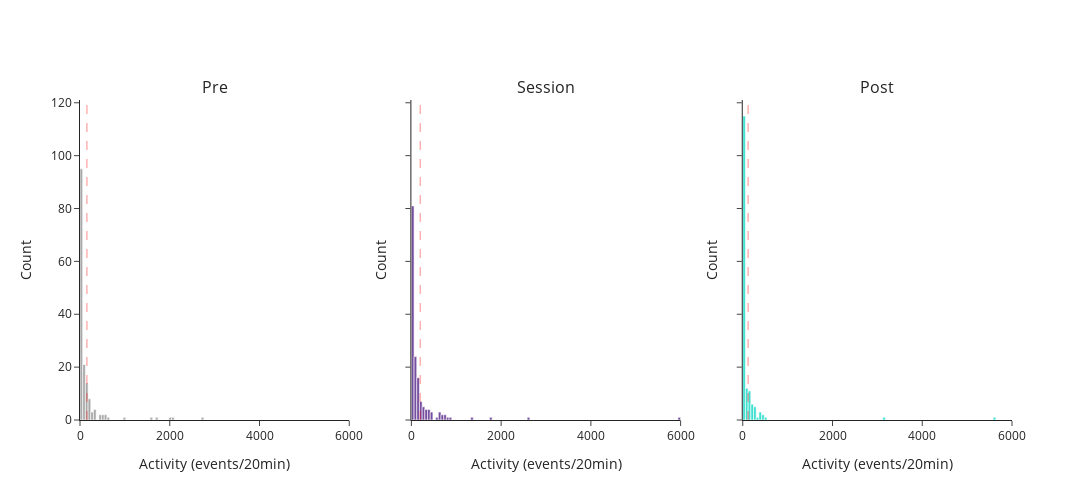

Source (notebook cell):
### Code cell
## Plot events per 20 min, all post activity
fig = pf.custom_graph_template(x_title='Activity (events/20min)', y_title='Count', titles=['Pre', 'Session', 'Post'], 
                               columns=3, shared_y=True, width=1200)
## Pre
fig.add_trace(go.Histogram(x=num_spikes_pre, xbins=dict(start = 0, end = np.max(num_spikes_pre), size = 60), 
                           autobinx=False, showlegend=False, marker_color=pf.colors('pre')), row=1, col=1)
fig.add_vline(x=np.mean(num_spikes_pre), line_dash='dash', line_color='red', line_width=1.5, row=1, col=1)
## Session
fig.add_trace(go.Histogram(x=num_spikes_session, xbins=dict(start = 0, end = np.max(num_spikes_session), size = 60), 
                           autobinx=False, showlegend=False, marker_color=pf.colors('session')), row=1, col=2)
fig.add_vline(x=np.mean(num_spikes_session), line_dash='dash', line_color='red', line_width=1.5, row=1, col=2)
## Post
fig.add_trace(go.Histogram(x=average_events_post, xbins=dict(start = 0, end = np.max(average_events_post), size = 60), 
                           autobinx=False, showlegend=False, marker_color=pf.colors('post')), row=1, col=3)
fig.add_vline(x=np.mean(average_events_post), line_dash='dash', line_color='red', line_width=1.5, row=1, col=3)
fig.update_xaxes(matches='x')
fig.show()
fig.write_image(os.path.join(fig_path, 'pre_session_post_all20.png'))

### Figure 1 — Plotly figure (JSON) as saved in the notebook; plotly's stock layout.template omitted (floating-point values rounded to 4 significant figures; data arrays with more than 128 entries replaced by an {"elided": "..."} marker saying what was removed)
{"data": [{"autobinx": false, "marker": {"color": "darkgrey"}, "showlegend": false, "type": "histogram", "x": {"elided": "158 int values"}, "xaxis": "x", "xbins": {"end": 2750, "size": 60, "start": 0}, "yaxis": "y"}, {"autobinx": false, "marker": {"color": "rgb(118,78,159)"}, "showlegend": false, "type": "histogram", "x": {"elided": "158 int values"}, "xaxis": "x2", "xbins": {"end": 5994, "size": 60, "start": 0}, "yaxis": "y2"}, {"autobinx": false, "marker": {"color": "turquoise"}, "showlegend": false, "type": "histogram", "x": {"elided": "158 float values"}, "xaxis": "x3", "xbins": {"end": 5625.0, "size": 60, "start": 0}, "yaxis": "y3"}], "layout": {"annotations": [{"font": {"size": 16}, "showarrow": false, "text": "Pre", "x": 0.1444, "xanchor": "center", "xref": "paper", "y": 1, "yanchor": "bottom", "yref": "paper"}, {"font": {"size": 16}, "showarrow": false, "text": "Session", "x": 0.5, "xanchor": "center", "xref": "paper", "y": 1, "yanchor": "bottom", "yref": "paper"}, {"font": {"size": 16}, "showarrow": false, "text": "Post", "x": 0.8556, "xanchor": "center", "xref": "paper", "y": 1, "yanchor": "bottom", "yref": "paper"}], "height": 500, "shapes": [{"line": {"color": "red", "dash": "dash", "width": 1.5}, "type": "line", "x0": 153.6, "x1": 153.6, "xref": "x", "y0": 0, "y1": 1, "yref": "y domain"}, {"line": {"color": "red", "dash": "dash", "width": 1.5}, "type": "line", "x0": 198.7, "x1": 198.7, "xref": "x2", "y0": 0, "y1": 1, "yref": "y2 domain"}, {"line": {"color": "red", "dash": "dash", "width": 1.5}, "type": "line", "x0": 120.7, "x1": 120.7, "xref": "x3", "y0": 0, "y1": 1, "yref": "y3 domain"}], "title": {"x": 0.5, "xanchor": "center", "y": 0.9, "yanchor": "top"}, "width": 1200, "xaxis": {"anchor": "y", "domain": [0, 0.2889], "matches": "x", "title": {"text": "Activity (events/20min)"}}, "xaxis2": {"anchor": "y2", "domain": [0.3556, 0.6444], "matches": "x", "title": {"text": "Activity (events/20min)"}}, "xaxis3": {"anchor": "y3", "domain": [0.7111, 1], "matches": "x", "title": {"text": "Activity (events/20min)"}}, "yaxis": {"anchor": "x", "domain": [0, 1], "title": {"text": "Count"}}, "yaxis2": {"anchor": "x2", "domain": [0, 1], "matches": "y", "showticklabels": false, "title": {"text": "Count"}}, "yaxis3": {"anchor": "x3", "domain": [0, 1], "matches": "y", "showticklabels": false, "title": {"text": "Count"}}}}
